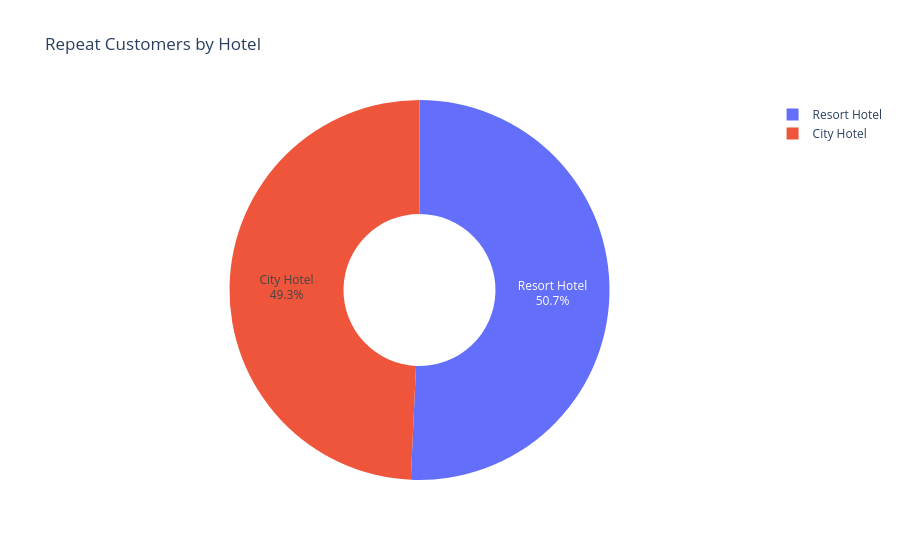

Notebook code for this chart:
### Markdown cell above
* Corporate bookings account for approximately 42.87% of all repeat guest bookings.And arounf 23.01% accounts to direct booking. Therefore, approximately 65.87% of repeat guest bookings originate from Corporate and Direct segments.
* Hence these two channels are therefore particularly important for repeat guest acquisition and retention strategies such as loyalty programs, guest benefits, personalised offers and repeat booking discounts.

### Code cell
#Repeat customers by hotel type.
repeat = df[df["is_repeated_guest"] == 1]

repeat_hotel = (repeat.groupby("hotel")
                      .size()
                      .reset_index(name="Repeat Guests"))

fig = px.pie(repeat_hotel, names="hotel", values="Repeat Guests", hole=0.4,
             title="Repeat Customers by Hotel")
fig.update_traces(textinfo="percent+label")
fig.show()

### Figure 1 — Plotly figure (JSON) as saved in the notebook; plotly's stock layout.template omitted (floating-point values rounded to 4 significant figures)
{"data": [{"domain": {"x": [0, 1], "y": [0, 1]}, "hole": 0.4, "hovertemplate": "hotel=%{label}<br>Repeat Guests=%{value}<extra></extra>", "labels": ["City Hotel", "Resort Hotel"], "legendgroup": "", "name": "", "showlegend": true, "textinfo": "percent+label", "type": "pie", "values": [1657, 1706]}], "layout": {"legend": {"tracegroupgap": 0}, "title": {"text": "Repeat Customers by Hotel"}}}
